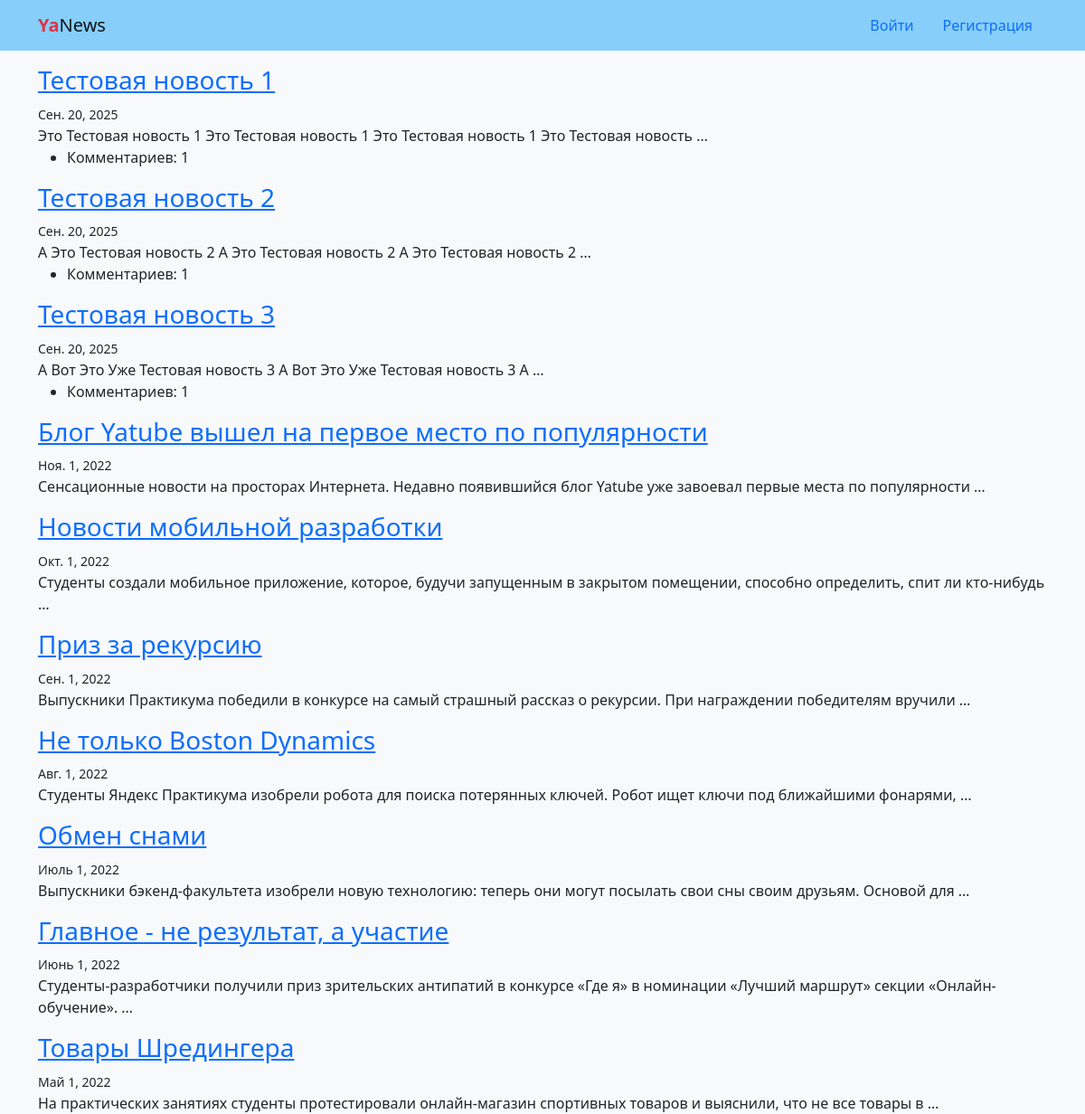
The page / on the database its author committed.
### news/models.py (models this page shows, shortened)
class News(models.Model):
    title = models.CharField(max_length=50)
    text = models.TextField()
    date = models.DateField(default=datetime.today)
    class Meta:
        ordering = ('-date',)
        verbose_name_plural = 'Новости'
        verbose_name = 'Новость'

### news/views.py (the view)
# urls.py: path('', views.NewsList.as_view(), name='home'),
class NewsList(generic.ListView):
    model = News
    template_name = 'news/home.html'
    context_object_name = 'news_feed'
    def get_queryset(self):
        return self.model.objects.prefetch_related(
            'comment_set'
        )[:settings.NEWS_COUNT_ON_HOME_PAGE]

### templates/news/home.html
{% extends "base.html" %}
{% block content %}
  {% for news in object_list %}
    <div class="mt-3">
      <h3><a href="{% url 'news:detail' news.pk %}">{{ news.title }}</a></h3>
      <div><small>{{ news.date }}</small></div>
      <div>{{ news.text|truncatewords:15 }}</div>
      {% if news.comment_set.all %}
        <ul>
          <li>
            Комментариев: {{ news.comment_set.count }}
          </li>
        </ul>
      {% endif %}
    </div>
  {% endfor %}
{% endblock content %}

### templates/base.html (shortened to what this page needs)
<!DOCTYPE html>
<html>
  <head>
    <link rel="stylesheet"
      href="https://cdn.jsdelivr.net/npm/bootstrap@5.0.1/dist/css/bootstrap.min.css"
      rel="stylesheet"
>
  </head>
  <body class="bg-light">
    {% include "includes/header.html" %}
    <div class="container mt-3">
      {% block content %}
      {% endblock %}
    </div>
  </body>
</html>

### templates/includes/header.html
<header>
  <nav class="navbar navbar-light" style="background-color: lightskyblue">
    <li class="container">
      <a class="navbar-brand" href="{% url 'news:home' %}">
        <span class="text-danger"><b>Ya</b></span>News
      </a>
      <ul class="nav nav-pills">
        {% if user.is_authenticated %}
          <li class="align-self-center">
            Пользователь: {{ user.username }}
          </li>
          <li class="nav-item">
            <a class="nav-link" href="{% url 'users:logout' %}">Выйти</a>
          </li>
        {% else %}
          <li class="nav-item">
            <a class="nav-link" href="{% url 'users:login' %}">Войти</a>
          </li>
          <li class="nav-item">
            <a class="nav-link" href="{% url 'users:signup' %}">Регистрация</a>
          </li>
        {% endif %}
      </ul>
    </li>
  </nav>
</header>

### rows shown on the page
News: title "Тестовая новость 1", date "Сен. 20, 2025", text "Это Тестовая новость 1 Это Тестовая новость 1 Это Тестовая новость 1 Это Тестовая новость …", comment_set.count "1"
News: title "Тестовая новость 2", date "Сен. 20, 2025", text "А Это Тестовая новость 2 А Это Тестовая новость 2 А Это Тестовая новость 2 …", comment_set.count "1"
News: title "Тестовая новость 3", date "Сен. 20, 2025", text "А Вот Это Уже Тестовая новость 3 А Вот Это Уже Тестовая новость 3 А …", comment_set.count "1"
News: title "Блог Yatube вышел на первое место по популярности", date "Ноя. 1, 2022", text "Сенсационные новости на просторах Интернета. Недавно появившийся блог Yatube уже завоевал первые места по популярности …"
News: title "Новости мобильной разработки", date "Окт. 1, 2022", text "Студенты создали мобильное приложение, которое, будучи запущенным в закрытом помещении, способно определить, спит ли кто-нибудь …"
News: title "Приз за рекурсию", date "Сен. 1, 2022", text "Выпускники Практикума победили в конкурсе на самый страшный рассказ о рекурсии. При награждении победителям вручили …"
News: title "Не только Boston Dynamics", date "Авг. 1, 2022", text "Студенты Яндекс Практикума изобрели робота для поиска потерянных ключей. Робот ищет ключи под ближайшими фонарями, …"
News: title "Обмен снами", date "Июль 1, 2022", text "Выпускники бэкенд-факультета изобрели новую технологию: теперь они могут посылать свои сны своим друзьям. Основой для …"
News: title "Главное - не результат, а участие", date "Июнь 1, 2022", text "Студенты-разработчики получили приз зрительских антипатий в конкурсе «Где я» в номинации «Лучший маршрут» секции «Онлайн-обучение». …"
News: title "Товары Шредингера", date "Май 1, 2022", text "На практических занятиях студенты протестировали онлайн-магазин спортивных товаров и выяснили, что не все товары в …"
